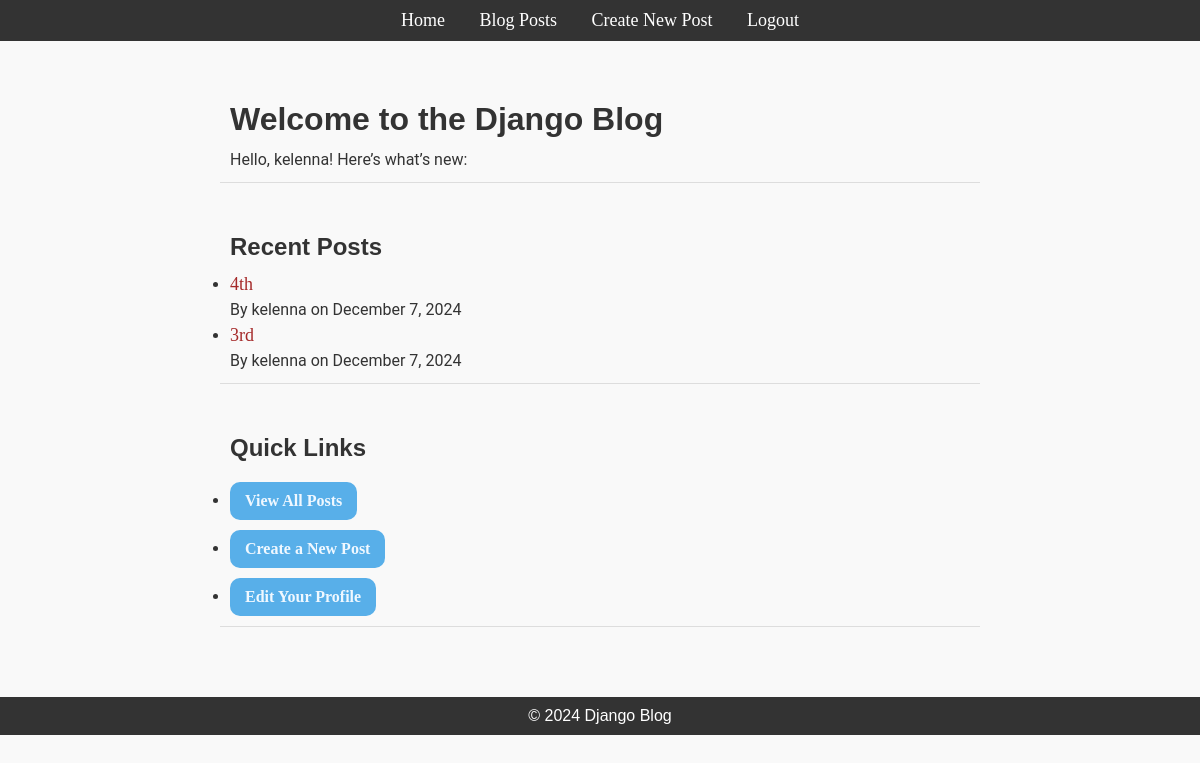
The app's page /home (signed in) with its own data.
### blog/models.py (models this page shows, shortened)
class Post(models.Model):
    title = models.CharField(max_length=100)
    content = models.TextField()
    published_date = models.DateTimeField(auto_now_add=True)
    author = models.ForeignKey(User, on_delete=models.CASCADE)
    tags = TaggableManager()

### blog/views.py (the view)
# urls.py: path("", lambda request: redirect("home", permanent=True)),
def home(response):
    posts = Post.objects.order_by("-published_date")[:2]  # Get the 5 most recent posts
    context = {
        "posts": posts,
    }
    return render (response, "blog/home.html", context)

### blog/templates/blog/home.html
{% extends 'blog/base.html' %}
{% block content %}
    <div class="container">
        <div class = "post">
        <h1>Welcome to the Django Blog</h1>
        {% if user.is_authenticated %}
            <p>Hello, {{ user.username }}! Here’s what’s new:</p>
        {% else %}
            <p>Welcome! Please <a href="{% url 'login' %}">login</a> or <a href="{% url 'register' %}">register</a> to get started.</p>
        {% endif %}
        </div>
        <div class="post">
        <h2>Recent Posts</h2>
        {% if posts %}
            <ul>
                {% for post in posts %}
                    <li>
                        <a href="{% url 'post_detail' post.pk %}">{{ post.title }}</a>
                        <p>By {{ post.author }} on {{ post.published_date|date:"F j, Y" }}</p>
                    </li>
                {% endfor %}
            </ul>
        {% else %}
            <p>No posts yet! <a href="{% url 'post_create' %}">Write your first post.</a></p>
        {% endif %}
        </div>
        <div class="post">
        <h2>Quick Links</h2>
        <ul>
            <li><button class="btn_1"><a href="{% url 'posts' %}" class="type">View All Posts</a></li></button>
            {% if user.is_authenticated %}
                <li><button class="btn_1"><a href="{% url 'post_create' %}" class="type">Create a New Post</a></li></button>
                <li><button class="btn_1"><a href="{% url 'profile' %}" class="type">Edit Your Profile</a></li></button>
            {% endif %}
        </ul>
        </div>
    </div>
{% endblock %}

### blog/static/blog/css/styles.css (style rules this page uses)
* { margin: 0; padding: 0; box-sizing: border-box; }
body { font-family: Arial, sans-serif; background-color: #f9f9f9; color: #333; }
.container { max-width: 800px; margin: 0 auto; padding: 20px; box-sizing: border-box; height: 100%; }
.post { margin-bottom: 30px; padding: 10px; border-bottom: 1px solid #ddd; }
.post h1, .post h2 { margin: 10px 0; font-family: Arial, sans-serif; }
.post p, .post ul { font-size: 16px; line-height: 1.5; font-family: 'Roboto', sans-serif; }
.type { text-decoration: none; color: aliceblue; font-size: 16px; font-weight: bold; }
a { text-decoration: none; font-family: Georgia, 'Times New Roman', Times, serif; font-size: 18px; color: brown; }
.btn_1 { background-color: #58afe9; color: white; padding: 10px 15px; font-size: 16px; cursor: pointer; font-weight: bold; border: none; border-radius: 10px; transition: background-color 0.3s ease; margin-top: 10px; }

### records on screen
Post: title "4th", author "kelenna", published_date "December 7, 2024"
Post: title "3rd", author "kelenna", published_date "December 7, 2024"

### other values on screen
{{ user.username }} "kelenna"
